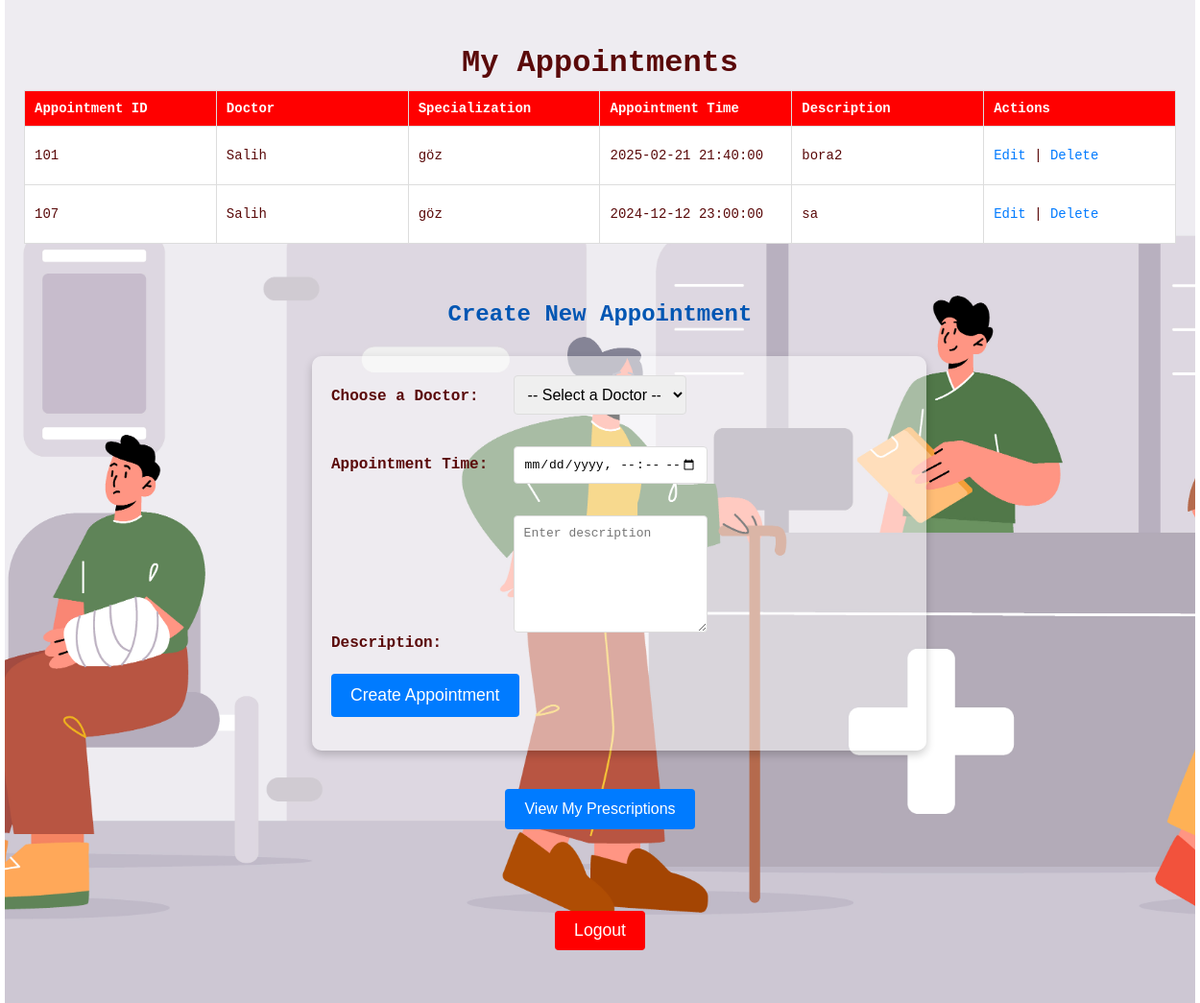
Page /dashboard.php (signed in) on the committed database.
### tables this page shows
CREATE TABLE `appointments` (
  `appointment_id` int(11) NOT NULL,
  `user_id` int(11) NOT NULL,
  `doctor_id` int(11) NOT NULL,
  `appointment_date` datetime NOT NULL,
  `description` text DEFAULT NULL
);

CREATE TABLE `doctors` (
  `id` int(11) NOT NULL,
  `name` varchar(255) NOT NULL,
  `email` varchar(255) NOT NULL,
  `password` varchar(255) NOT NULL,
  `specialization` varchar(255) DEFAULT NULL
);

### dashboard.php (the view, shortened to what this page needs)
<?php
require 'db_connection.php';
$user_id = $_SESSION['user_id'];
$query = "SELECT a.appointment_id, a.appointment_date, a.description, d.name AS doctor_name, d.specialization
          FROM appointments a
          JOIN doctors d ON a.doctor_id = d.id
          WHERE a.user_id = ?";
$stmt = $conn->prepare($query);
$stmt->bind_param("i", $user_id);
$stmt->execute();
$result = $stmt->get_result();
?>
<!DOCTYPE html>
<html lang="en">
<head>
    <link rel="stylesheet" href="style.css">
</head>
<body class="dashboard-body">
    <div class="dashboard-container">
        <h2>My Appointments</h2>
        <?php if ($result->num_rows > 0): ?>
            <table>
                <thead>
                    <tr>
                        <th>Appointment ID</th>
                        <th>Doctor</th>
                        <th>Specialization</th>
                        <th>Appointment Time</th>
                        <th>Description</th>
                        <th>Actions</th>
                    </tr>
                </thead>
                <tbody>
                    <?php while ($row = $result->fetch_assoc()) { ?>
                        <tr>
                            <td><?= htmlspecialchars($row['appointment_id']) ?></td>
                            <td><?= htmlspecialchars($row['doctor_name']) ?></td>
                            <td><?= htmlspecialchars($row['specialization']) ?></td>
                            <td><?= htmlspecialchars($row['appointment_date']) ?></td>
                            <td><?= htmlspecialchars($row['description']) ?></td>
                            <td>
                                <a href="edit_appointment.php?id=<?= $row['appointment_id'] ?>">Edit</a> |
                                <a href="delete_appointment.php?id=<?= $row['appointment_id'] ?>" onclick="return confirm('Are you sure?')">Delete</a>
                            </td>
                        </tr>
                    <?php } ?>
                </tbody>
            </table>
        <?php else: ?>
            <p>You don't have any appointments scheduled.</p>
        <?php endif; ?>
        <div class="create-appointment-section">
           <h3>Create New Appointment</h3>
           <form action="create_appointment.php" method="POST">
           <label for="doctor_id">Choose a Doctor:</label>
           <select id="doctor_id" name="doctor_id" required>
           <option value="">-- Select a Doctor --</option>
            </select><br><br>
               <label for="appointment_date">Appointment Time:</label>
               <input type="datetime-local" id="appointment_date" name="appointment_date" required><br><br>
               <label for="description">Description:</label>
               <textarea id="description" name="description" placeholder="Enter description" required></textarea><br><br>
               <button type="submit">Create Appointment</button>
               </form>
               </div>
        <a href="user_prescriptions.php">
            <button type="button" class="seeUser_prescriptions">View My Prescriptions</button>
        </a>
        <form class= "logout" action="logout.php" method="POST" style="display:inline;">
            <button type="submit" style="background-color: red; color: white; border: none; margin-top:20px; padding: 10px 20px; border-radius: 4px; cursor: pointer;">
                Logout
            </button>
        </form>
    </div>
</body>
</html>

### style.css (style rules this page uses)
body.dashboard-body { width: 100%; margin: 0; }
.dashboard-container { width: 100%; max-width: 1200px; margin: 0 auto; padding: 20px; font-family: 'Courier New', Courier, monospace; display: flex; flex-direction: column; justify-content: center; align-items: center; background-image: url('interface.jpg'); background-size: cover; background-position: center; background-repeat: no-repeat; color :#5a0909; }
.create-appointment-section { width: 100%; max-width: 600px; margin: 20px auto; padding: 20px; border-radius: 10px; text-align: left; }
.create-appointment-section h3 { text-align: center; font-size: 1.5em; margin-bottom: 20px; color: #0056b3; }
.create-appointment-section label { display: block; margin-bottom: 5px; font-weight: bold; }
.create-appointment-section select, .create-appointment-section input, .create-appointment-section textarea, .create-appointment-section button { width: 100%; padding: 10px; margin-bottom: 15px; border: 1px solid #ddd; border-radius: 4px; font-size: 1em; }
.create-appointment-section textarea { resize: vertical; height: 100px; }
.create-appointment-section button { background-color: #007BFF; color: white; border: none; padding: 10px; border-radius: 4px; font-size: 1em; cursor: pointer; transition: background-color 0.3s ease-in-out; }
table { width: 100%; border-collapse: collapse; margin-top: 20px; box-sizing: border-box; }
table, th, td { border: 1px solid #ddd; width: 100%; height: auto; padding: 10px !important; margin: 0 !important; font-size: 14px !important; text-align: left !important; table-layout: fixed; }
th, td { padding: 12px; text-align: left; }
th { background-color: red; color: white; }
td { background-color: rgb(255, 255, 255); width: 120px; height: 40px; }
tr:nth-child(even) { background-color: #f9f9f9; }
a { text-decoration: none; color: #007BFF; }
label { display: inline-block; width: 30%; margin-bottom: 5px; font-weight: bold; }
input, select, textarea, button { padding: 10px; margin-bottom: 15px; border: 1px solid #ddd; border-radius: 4px; font-size: 1em; }
button { background-color: #007BFF; color: white; padding: 12px 20px; border: none; border-radius: 4px; cursor: pointer; transition: background-color 0.3s; }
textarea { resize: vertical; height: 100px; }
.adminDashboard-container form label, .dashboard-container form label, .doctorDashboard-container form label { display: inline-block; width: 30%; margin-bottom: 5px; font-weight: bold; }
.adminDashboard-container form input, .dashboard-container form input, .doctorDashboard-container form input, .adminDashboard-container form select, .dashboard-container form select, .doctorDashboard-container form select, .adminDashboard-container form textarea, .dashboard-container form textarea, .doctorDashboard-container form textarea { width: 30%; padding: 10px; margin-bottom: 15px; border: 1px solid #ddd; border-radius: 4px; font-size: 1em; }
form { width: 100%; max-width: 600px; margin-top: 30px; padding: 20px; background-color: rgba(255, 255, 255, 0.5); border-radius: 10px; box-shadow: 0 4px 10px rgba(0, 0, 0, 0.2); text-align: left; }
form label { display: block; margin-bottom: 5px; font-weight: bold; }
form button { background-color: #007BFF; color: white; border: none; padding: 10px; border-radius: 4px; font-size: 1.2em; cursor: pointer; transition: background-color 0.3s ease; }
button[type="submit"] { width: auto; padding: 12px 20px; background-color: #007BFF; border: none; color: white; border-radius: 4px; cursor: pointer; font-size: 1.1em; }
h2 { font-size: 2em; margin-bottom: 10px; }
h3 { font-size: 2em; margin-top: 20px; margin-bottom: 0px; }
form.logout { width: 100%; max-width: fit-content; margin-top: 30px; padding: 20px; background-color: rgba(255, 255, 255, 0); border-radius: 10px; box-shadow: 0 4px 10px rgba(0, 0, 0, 0); text-align: left; }

### rows in the picture
appointments: appointment_id "101", doctor.name "Salih", doctor.specialization "göz", appointment_date "2025-02-21 21:40:00", description "bora2"
appointments: appointment_id "107", doctor.name "Salih", doctor.specialization "göz", appointment_date "2024-12-12 23:00:00", description "sa"
